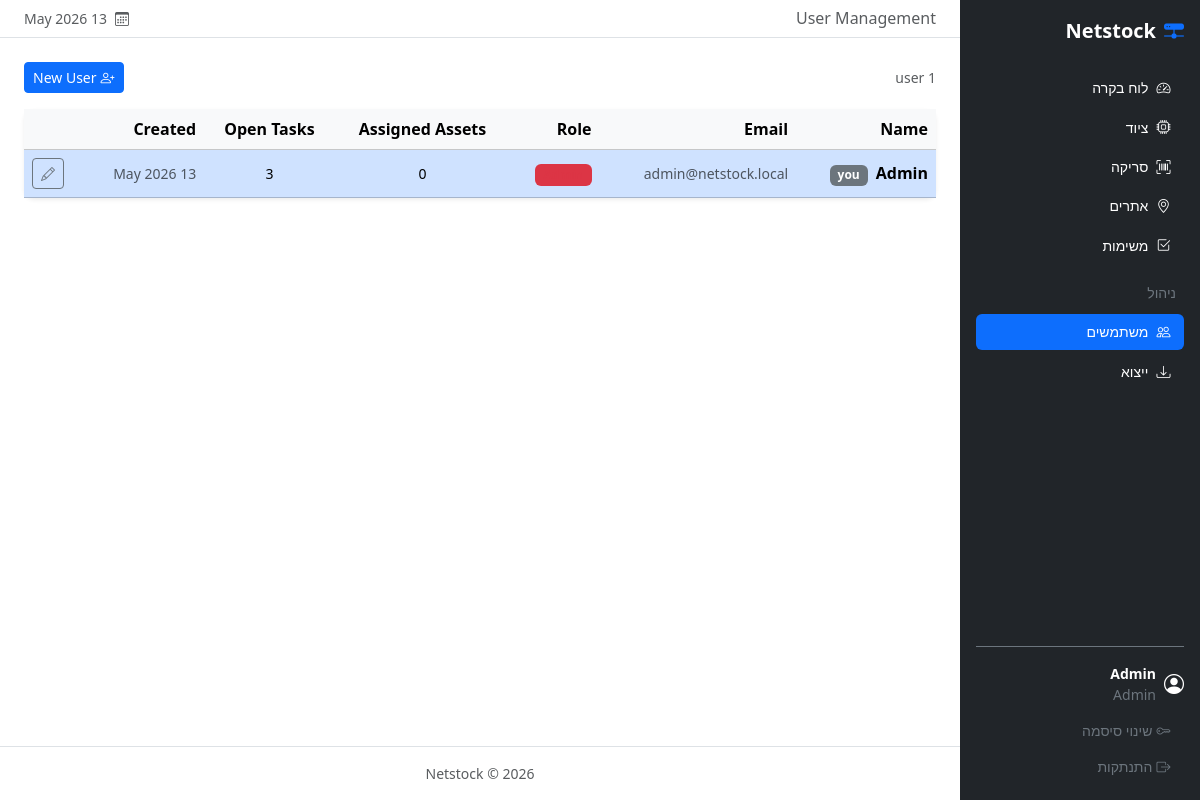
Page /admin/users (signed in) on the committed database.
### app/models/user.py (models this page shows, shortened)
class User(UserMixin, db.Model):
    __tablename__ = 'users'
    id = db.Column(db.Integer, primary_key=True)
    name = db.Column(db.String(100), nullable=False)
    email = db.Column(db.String(150), unique=True, nullable=False)
    password_hash = db.Column(db.String(255), nullable=False)
    role = db.Column(db.Enum('admin', 'technician', 'viewer', name='user_role'),
                     nullable=False, default='technician')
    created_at = db.Column(db.DateTime, default=datetime.utcnow)
    assigned_assets = db.relationship('Asset', foreign_keys='Asset.assigned_to_id',
                                      backref='assignee', lazy='dynamic')
    events = db.relationship('AssetEvent', backref='performed_by_user', lazy='dynamic')
    tasks = db.relationship('Task', backref='assignee', lazy='dynamic')
    @property
    def is_admin(self):
        return self.role == 'admin'

### app/routes/admin.py (the view)
@admin_bp.route('/users')
@login_required
def users():
    _admin_required()
    all_users = User.query.order_by(User.name).all()
    user_stats = {}
    for u in all_users:
        user_stats[u.id] = {
            'assets': Asset.query.filter_by(assigned_to_id=u.id).count(),
            'tasks':  Task.query.filter_by(assigned_to_id=u.id, status='pending').count(),
        }
    return render_template('admin/users.html', users=all_users, user_stats=user_stats)

### app/models/user.py (called while the page is built)
@login_manager.user_loader
def load_user(user_id):
    return User.query.get(int(user_id))

### app/routes/admin.py (called while the page is built)
def _admin_required():
    if not current_user.is_admin:
        abort(403)

### app/templates/admin/users.html (shortened to what this page needs)
{% extends 'base.html' %}
{% block page_title %}User Management{% endblock %}
{% block content %}
<div class="d-flex justify-content-between align-items-center mb-3">
  <span class="text-muted small">{{ users | length }} user{{ 's' if users | length != 1 }}</span>
  <a href="{{ url_for('admin.new_user') }}" class="btn btn-primary btn-sm">
    <i class="bi bi-person-plus me-1"></i>New User
  </a>
</div>
<div class="card border-0 shadow-sm">
  <div class="table-responsive">
    <table class="table table-hover align-middle mb-0">
      <thead class="table-light">
        <tr>
          <th>Name</th>
          <th>Email</th>
          <th>Role</th>
          <th class="text-center">Assigned Assets</th>
          <th class="text-center">Open Tasks</th>
          <th>Created</th>
          <th></th>
        </tr>
      </thead>
      <tbody>
        {% for user in users %}
        <tr {% if user.id == current_user.id %}class="table-primary table-primary-subtle"{% endif %}>
          <td class="fw-semibold">
            {{ user.name }}
            {% if user.id == current_user.id %}
            <span class="badge bg-secondary ms-1 small">you</span>
            {% endif %}
          </td>
          <td class="small text-muted">{{ user.email }}</td>
          <td>
            {% set role_color = {'admin':'danger','technician':'primary','viewer':'secondary'} %}
            <span class="badge bg-{{ role_color.get(user.role,'secondary') }} bg-opacity-15
                         text-{{ role_color.get(user.role,'secondary') }}
                         border border-{{ role_color.get(user.role,'secondary') }} border-opacity-25">
            </span>
          </td>
          <td class="text-center small">{{ user_stats[user.id].assets }}</td>
          <td class="text-center small">{{ user_stats[user.id].tasks }}</td>
          <td class="small text-muted">{{ user.created_at.strftime('%d %b %Y') if user.created_at else '—' }}</td>
          <td class="text-end text-nowrap">
            <a href="{{ url_for('admin.edit_user', id=user.id) }}" class="btn btn-sm btn-outline-secondary">
              <i class="bi bi-pencil"></i>
            </a>
          </td>
        </tr>
        {% endfor %}
      </tbody>
    </table>
  </div>
</div>
{% endblock %}

### app/templates/base.html (shortened to what this page needs)
<!DOCTYPE html>
<html lang="he" dir="rtl">
<head>
  <link rel="stylesheet" href="https://cdn.jsdelivr.net/npm/bootstrap@5.3.3/dist/css/bootstrap.rtl.min.css" />
  <link rel="stylesheet" href="https://cdn.jsdelivr.net/npm/bootstrap-icons@1.11.3/font/bootstrap-icons.min.css" />
  <link rel="stylesheet" href="{{ url_for('static', filename='css/style.css') }}" />
</head>
<body>
<div class="d-flex">
  <nav id="sidebar" class="bg-dark text-white d-flex flex-column p-3">
    <a href="{{ url_for('main.dashboard') }}" class="navbar-brand text-white fw-bold fs-5 mb-4 d-flex align-items-center gap-2">
      <i class="bi bi-hdd-network-fill text-primary"></i> Netstock
    </a>
    <ul class="nav nav-pills flex-column gap-1 flex-grow-1">
      <li class="nav-item">
        <a href="{{ url_for('main.dashboard') }}"
           class="nav-link text-white {% if request.endpoint == 'main.dashboard' %}active{% endif %}">
          <i class="bi bi-speedometer2 me-2"></i>לוח בקרה
        </a>
      </li>
      <li class="nav-item">
        <a href="{{ url_for('assets.list_assets') }}"
           class="nav-link text-white {% if request.blueprint == 'assets' %}active{% endif %}">
          <i class="bi bi-cpu me-2"></i>ציוד
        </a>
      </li>
      <li class="nav-item">
        <a href="{{ url_for('scan.index') }}" class="nav-link text-white {% if request.blueprint == 'scan' %}active{% endif %}">
          <i class="bi bi-upc-scan me-2"></i>סריקה
        </a>
      </li>
      <li class="nav-item">
        <a href="{{ url_for('sites.list_sites') }}"
           class="nav-link text-white {% if request.blueprint == 'sites' %}active{% endif %}">
          <i class="bi bi-geo-alt me-2"></i>אתרים
        </a>
      </li>
      <li class="nav-item">
        <a href="{{ url_for('tasks.list_tasks') }}" class="nav-link text-white {% if request.blueprint == 'tasks' %}active{% endif %}">
          <i class="bi bi-check2-square me-2"></i>משימות
        </a>
      </li>
      {% if current_user.is_admin %}
      <li class="nav-item mt-2">
        <span class="nav-link text-secondary small text-uppercase px-2">ניהול</span>
      </li>
      <li class="nav-item">
        <a href="{{ url_for('admin.users') }}"
           class="nav-link text-white {% if request.endpoint == 'admin.users' or request.endpoint == 'admin.new_user' or request.endpoint == 'admin.edit_user' %}active{% endif %}">
          <i class="bi bi-people me-2"></i>משתמשים
        </a>
      </li>
      <li class="nav-item">
        <a href="{{ url_for('admin.export') }}"
           class="nav-link text-white {% if request.endpoint == 'admin.export' %}active{% endif %}">
          <i class="bi bi-download me-2"></i>ייצוא
        </a>
      </li>
      {% endif %}
    </ul>
    <div class="mt-auto border-top border-secondary pt-3">
      <div class="d-flex align-items-center gap-2 mb-2 small text-secondary">
        <i class="bi bi-person-circle fs-5 text-white"></i>
        <div>
          <div class="text-white fw-semibold">{{ current_user.name }}</div>
          <div class="text-capitalize">{{ current_user.role }}</div>
        </div>
      </div>
      <a href="{{ url_for('auth.change_password') }}" class="nav-link text-secondary small">
        <i class="bi bi-key me-1"></i>שינוי סיסמה
      </a>
      <a href="{{ url_for('auth.logout') }}" class="nav-link text-secondary small">
        <i class="bi bi-box-arrow-right me-1"></i>התנתקות
      </a>
    </div>
  </nav>
  <div class="flex-grow-1 d-flex flex-column min-vh-100">
    <header class="bg-white border-bottom px-4 py-2 d-flex align-items-center justify-content-between sticky-top">
      <h6 class="mb-0 text-muted fw-normal">{% block page_title %}{% endblock %}</h6>
      <div class="d-flex align-items-center gap-2 small text-muted">
        <i class="bi bi-calendar3"></i>{{ now.strftime('%d %b %Y') }}
      </div>
    </header>
    <main class="flex-grow-1 p-4">
      {% block content %}{% endblock %}
    </main>
    <footer class="text-center text-muted small py-3 border-top">
      Netstock &copy; {{ now.year }}
    </footer>
  </div>
</div>
</body>
</html>

### app/static/css/style.css (style rules this page uses)
#sidebar { width: 240px; min-height: 100vh; position: sticky; top: 0; height: 100vh; overflow-y: auto; flex-shrink: 0; }
#sidebar .nav-link { border-radius: 6px; font-size: 0.875rem; padding: 0.45rem 0.85rem; transition: background-color 0.15s; }
#sidebar .nav-link.active { background-color: var(--bs-primary); }
.card { border-radius: 10px; }

### rows in the picture
User: name "Admin", role "Admin", strftime "13 May 2026", shows "you", email "admin@netstock.local", user_stats "0", user_stats "3", created_at "13 May 2026"
